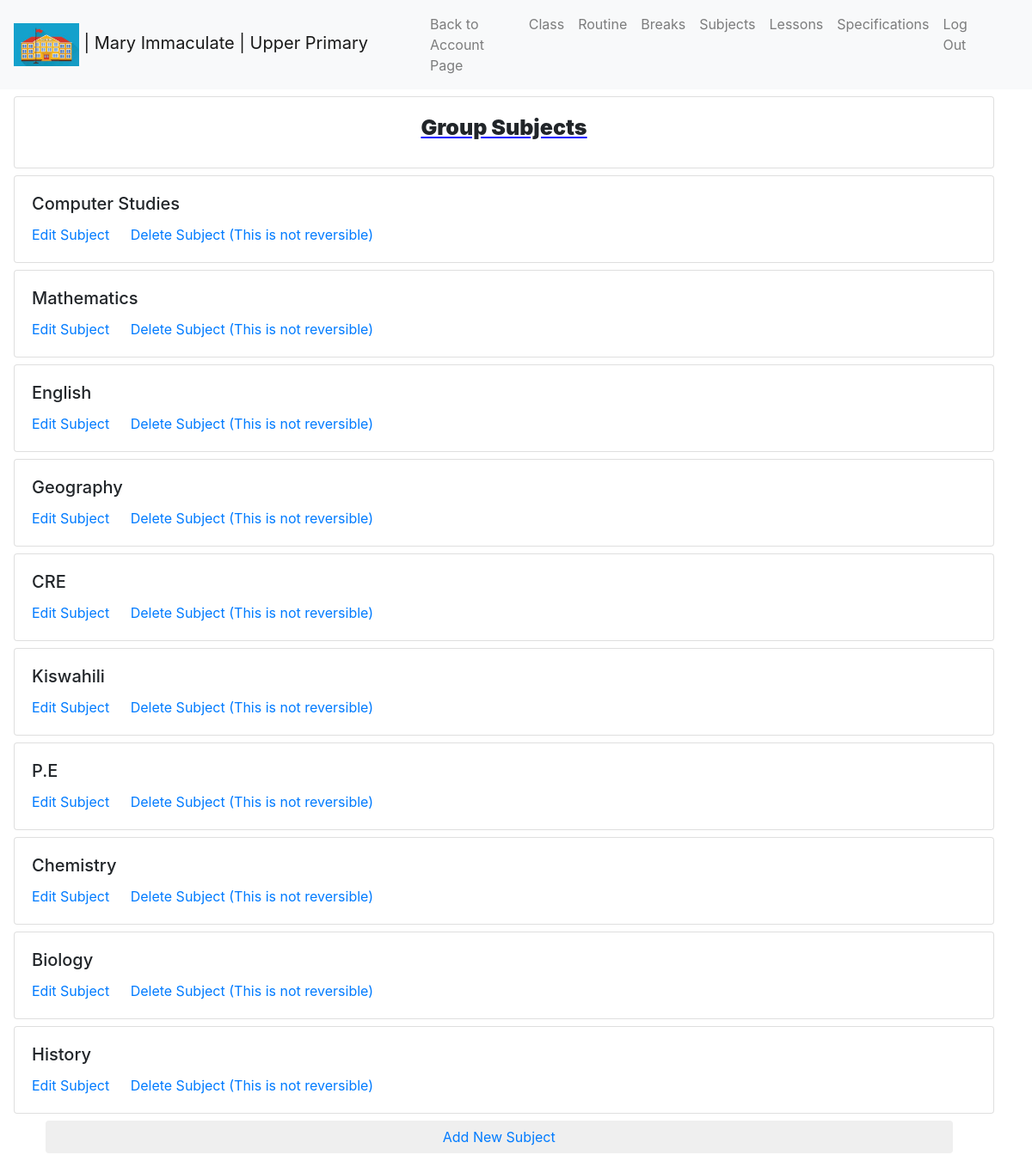
The app's page /school/S6gHC1W5/groups/upper-primary/subjects/ (signed in) with its own data.
### school/models.py (models this page shows, shortened)
class School(models.Model):
    user = models.ForeignKey(settings.AUTH_USER_MODEL, on_delete=models.CASCADE, db_index=True)
    schoolname = models.CharField(max_length=200)
    randomid = models.CharField(max_length=60, unique=True)
    schoollogo = models.ImageField(upload_to='logo', validators=[validate_logo], default='logo.jpg')
    class Meta:
        verbose_name = ("School")
        verbose_name_plural = ("Schools")

class Subjects(models.Model):
    school = models.ForeignKey(School, on_delete=models.CASCADE)
    subjectname = models.CharField(max_length=100)
    slug = models.SlugField()
    color = ColorField()
    class Meta:
        verbose_name = ("Subject")
        verbose_name_plural = ("Subjects")

### groups/models.py (models this page shows, shortened)
class SchoolGroups(models.Model):
    school = models.ForeignKey(School, on_delete=models.CASCADE)
    groupname = models.CharField(max_length=100)
    slug = models.SlugField()
    lessonduration = models.PositiveIntegerField()
    class Meta:
        verbose_name = ("Group")
        verbose_name_plural = ("Groups")

class Groupsubjects(models.Model):
    group = models.ForeignKey(SchoolGroups, on_delete=models.CASCADE)
    subject = models.ForeignKey(Subjects, on_delete=models.CASCADE)
    class Meta:
        verbose_name = ("Group subject")
        verbose_name_plural = ("Group subjects")

### groups/views.py (the view)
# urls.py: path('school/<randomid>/groups/<groupslug>/subjects/', views.groupsubjectsiew, name="groupsubjectsview"),
@login_required
def groupsubjectsiew(request, randomid, groupslug):
    theschool = get_object_or_404(School, randomid=randomid)
    thegroup = get_object_or_404(SchoolGroups, school__randomid=randomid, slug=groupslug)
    subjects = Groupsubjects.objects.filter(group__id=thegroup.id)
    return render(request, "frontend/groups/subjectsview.html", {"theschool":theschool, "thegroup":thegroup, "subjects":subjects})

### frontend/templates/frontend/groups/subjectsview.html (shortened to what this page needs)
{% extends "base/group.html" %}
{% block schooldetails %}
<a class="navbar-brand" href="{% url 'groupdisplay' randomid=theschool.randomid groupslug=thegroup.slug %}"><img src="{{ theschool.schoollogo.url }}" alt="{{ theschool.schoolname }}"  height="50px"> | {{ theschool.schoolname }} | {{ thegroup.groupname }}</a>
{% endblock %}
{% block navigation %}
<li class="nav-item">
    <a class="nav-link" href="{% url 'classview' randomid=theschool.randomid groupslug=thegroup.slug %}">Class</a>
</li>
<li class="nav-item">
    <a class="nav-link" href="{% url 'routineview' randomid=theschool.randomid groupslug=thegroup.slug %}">Routine</a>
</li>
<li class="nav-item">
    <a class="nav-link" href="{% url 'breakview' randomid=theschool.randomid groupslug=thegroup.slug %}">Breaks</a>
</li>
<li class="nav-item">
    <a class="nav-link" href="{% url 'groupsubjectsview' randomid=theschool.randomid groupslug=thegroup.slug %}">Subjects</a>
</li>
<li class="nav-item">
    <a class="nav-link" href="{% url 'lessonsview' randomid=theschool.randomid groupslug=thegroup.slug %}">Lessons</a>
</li>
<li class="nav-item">
    <a class="nav-link" href="{% url 'specificationsview' randomid=theschool.randomid groupslug=thegroup.slug %}">Specifications</a>
</li>
{% endblock %}
{% block content %}
{% if subjects|length > 0 %}
<div class="card mt-2 mx-3" style="width: 95%;">
    <div class="card-body">
      <h5 class="card-title my_card_title">Group Subjects</h5>
    </div>
  </div>
{% for subject in subjects %}
<div class="card mt-2 mx-3" style="width: 95%;">
    <div class="card-body">
      <h5 class="card-title">{{ subject.subject.subjectname }}</h5>
      <a href="{% url 'editgroupsubject' randomid=theschool.randomid groupslug=thegroup.slug subjectslug=subject.subject.slug %}" class="card-link">Edit Subject</a>
      <a href="{% url 'deletegroupsubject' randomid=theschool.randomid groupslug=thegroup.slug subjectslug=subject.subject.slug %}" class="card-link">Delete Subject (This is not reversible)</a>
    </div>
</div>
{% endfor %}
{% else %}
<div class="card mt-2 mx-3" style="width: 95%;">
  <div class="card-body">
    <h5 class="card-title">Sorry, you have no subject specified for this group currently.</h5>
  </div>
</div>
{% endif %}
<div class="container mb-3">
  <div class="row">
      <div class="col-md-12">
          <button class="btn mt-2 mx-2"  style="width: 95%;">
            <a href="{% url 'addgroupsubject' randomid=theschool.randomid groupslug=thegroup.slug %}">Add New Subject</a>
          </button>
      </div>
  </div>
</div>
{% endblock %}

### frontend/static/frontend/css/style.css (style rules this page uses)
body { margin: 0; }
.my_card_title { text-align: center; font-weight: 900; font-size: 25px; text-decoration-line: underline; text-decoration-color: blue; }

### records on screen
School: schoollogo (picture), schoolname "Mary Immaculate"
SchoolGroups: groupname "Upper Primary"
Groupsubjects: subject.subjectname "Computer Studies"
Groupsubjects: subject.subjectname "Mathematics"
Groupsubjects: subject.subjectname "English"
Groupsubjects: subject.subjectname "Geography"
Groupsubjects: subject.subjectname "CRE"
Groupsubjects: subject.subjectname "Kiswahili"
Groupsubjects: subject.subjectname "P.E"
Groupsubjects: subject.subjectname "Chemistry"
Groupsubjects: subject.subjectname "Biology"
Groupsubjects: subject.subjectname "History"
